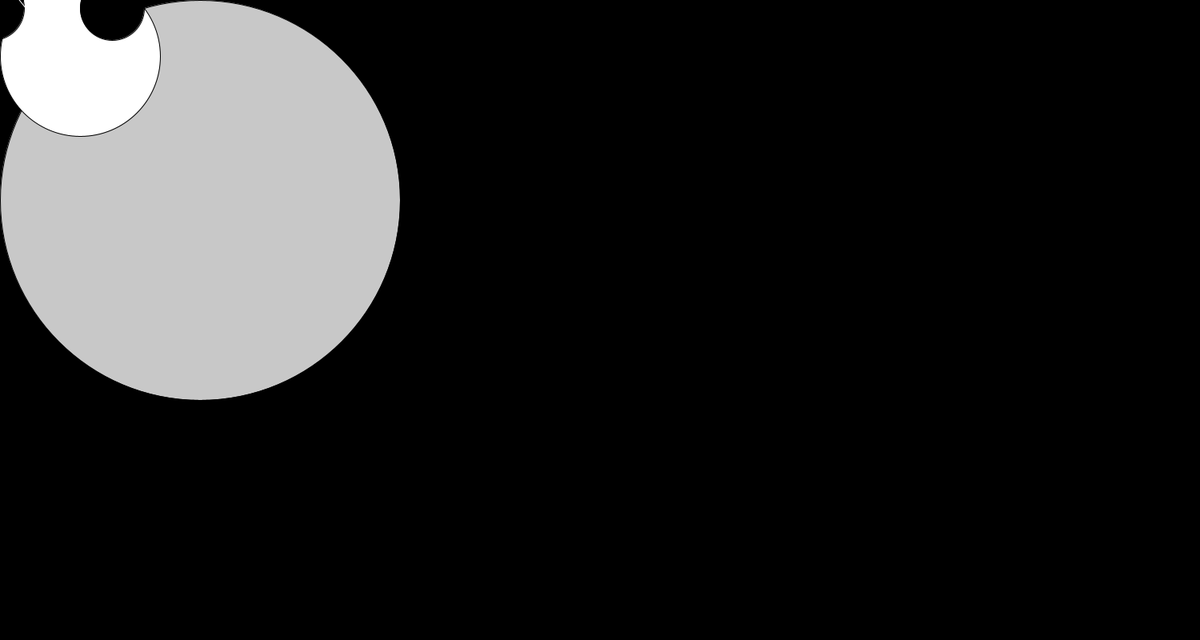
Frame 1 (no input)
Frame 60 (the mouse pressed at the canvas centre just before this capture): identical to frame 1, image omitted
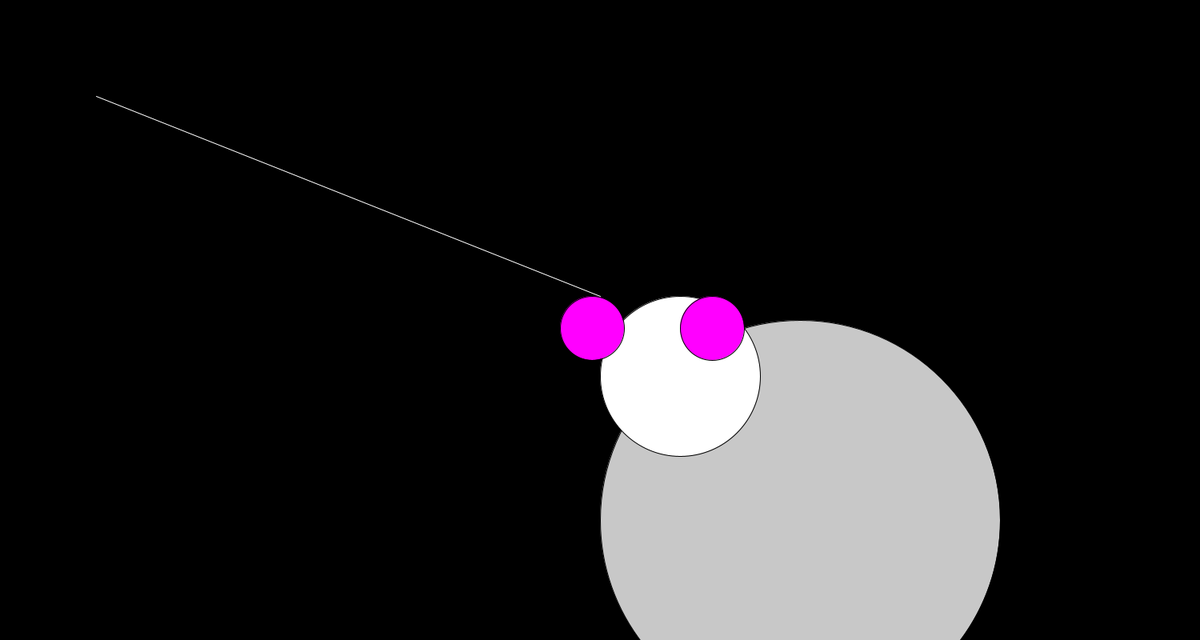
Frame 120 (the mouse held since frame 60 and released just before this capture)

The Processing sketch that drew these frames (run headless with seeded random() and noise(); from frame 60 on, the mouse is pressed at the canvas centre):

// Processing sketch: processing_67722
// ── processing_67722.pde

void setup() {

// size of the window
size(1500,800);
smooth();
frameRate(50) ;
}
void draw() {
  //black background
  background(0);
  //ellipses to CENTER and CORNER mode
  ellipseMode(CENTER);
  ellipseMode(CORNER);
  
  
  //Fat POO's body
  stroke(0);
  fill(200);
  ellipse(mouseX,mouseY,500,500);

  //Fat POO's head
  stroke(0);
  fill(255);
  ellipse(mouseX,mouseY -30,200,200);
  
  //Fat POO's eyes
  fill(mouseX,0,mouseY);
  ellipse(mouseX-50,mouseY-30,80,80);
  ellipse(mouseX+100,mouseY-30,80,80);
  
  //Fat POO's pull by a string
  stroke(255);
  line(mouseX,mouseY -30,120,120);
  
}
